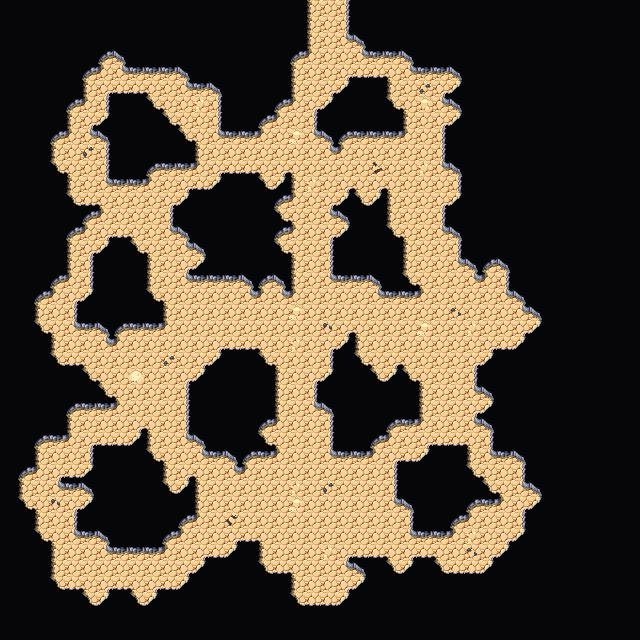

A 2D game scene composited from a Tiled map and its tileset images. What follows is a short description and the map's XML, with each tile layer's data collapsed to a summary:
An orthogonal 40x40 tile map with 16x16 px tiles, 4 tile layers (Collision, Background, Walls, Clutter), 2 tilesets and 1 object.

<map version="1.5" tiledversion="1.7.2" orientation="orthogonal" renderorder="right-down" width="40" height="40" tilewidth="16" tileheight="16" infinite="0" nextlayerid="7" nextobjectid="62">
 <editorsettings>
  <export target="wastetown..tmx" format="tmx" />
 </editorsettings>
 <tileset firstgid="1" source="../../../tileset/main.tsx" />
 <tileset firstgid="3477" source="../../../tileset/buildings.tsx" />
 <layer id="6" name="Collision" width="40" height="40">
  <data>[1600 cells, 0 non-empty, 0 distinct tile ids]</data>
 </layer>
 <layer id="1" name="Background" width="40" height="40">
  <data>[1600 cells, 1600 non-empty, 1 distinct tile ids]</data>
 </layer>
 <layer id="2" name="Walls" width="40" height="40">
  <data>[1600 cells, 1325 non-empty, 17 distinct tile ids]</data>
 </layer>
 <layer id="3" name="Clutter" width="40" height="40">
  <properties>
   <property name="spriteLayer" type="bool" value="true" />
  </properties>
  <data>[1600 cells, 24 non-empty, 10 distinct tile ids]</data>
 </layer>
 <objectgroup id="4" name="Objects">
  <object id="61" template="../../../obj/door_down.tx" x="320" y="18">
   <properties>
    <property name="teleport" value="../common/maps/map/cave/cave_multilevel_4/cave_23I3.tmx" />
    <property name="teleportObjectId" value="62" />
   </properties>
  </object>
 </objectgroup>
</map>
